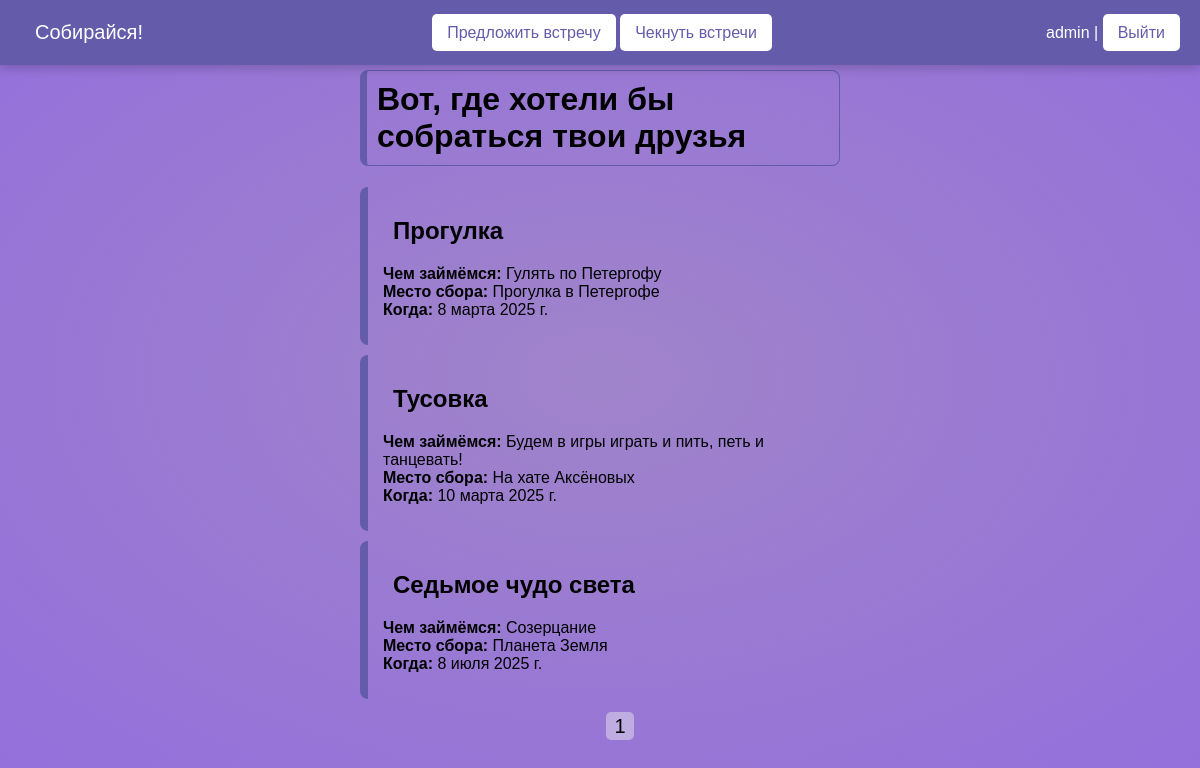
/check/ (signed in), run on an earlier commit of the app's database.
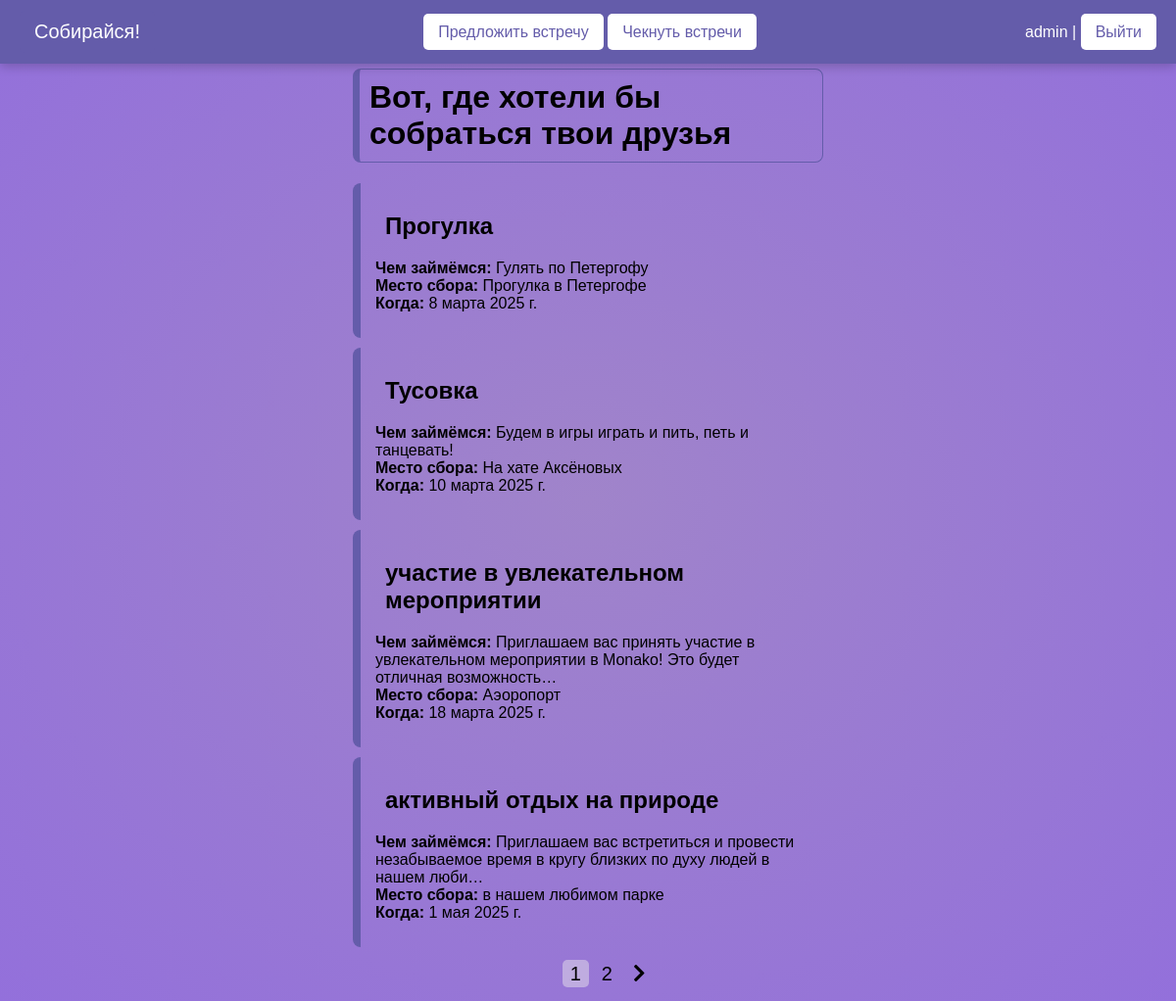
And on a later commit of the database.
### meetings/models.py (models this page shows, shortened)
class Meeting(models.Model):
    author = models.ForeignKey(User, on_delete=models.SET_NULL, null=True)
    reason_to_meet = models.CharField('Повод для встречи', max_length=150)
    meeting_place = models.CharField('Место сбора' ,max_length=255)
    address = models.CharField('Адрес', max_length=150)
    what_to_do = models.TextField('Чем займёмся')
    dress_code = models.CharField('Дресс-код', max_length=150)
    link = models.URLField('Ссылка на место, мероприятие', blank=True)
    date_meeting = models.DateField('Когда собираемся')
    date_create = models.DateField(auto_now_add=True)

### meetings/views.py (the view)
# urls.py: path('check/', views.view_meetings, name='check'),
@login_required
def view_meetings(request):
    meetings = Meeting.objects.all().order_by('date_meeting') # все встречи из базы
    paginator = Paginator(meetings, 4)  # пагинатор по 4 элемента на страницу
    page_number = request.GET.get('page', 1)  # номер страницы из GET-параметра
    page_obj = paginator.get_page(page_number)   # объект страницы
    return render(request, 'meetings/check.html', {'page_obj': page_obj})

### meetings/templates/meetings/check.html (shortened to what this page needs)
{% extends 'base.html' %}
{% load static %}
{% block content %}
<link rel="stylesheet" href="https://cdnjs.cloudflare.com/ajax/libs/font-awesome/5.15.4/css/all.min.css">
<link rel="stylesheet" type="text/css" href="{% static 'meetings/css/check.css' %}"/>
 <div class="container-fluid events-container">
    <h1 class="mb-4 ml-3">Вот, где хотели бы собраться твои друзья</h1>
    <div class="row g-4">
        {% for meeting in page_obj %}
        <div class="col-md-5 col-lg-4">
            <a href="{% url 'meeting_detail' meeting.pk %}" class="card-link">
                <div class="card meeting-card" style="border-left: 8px solid {{ 'rgb(100, 92, 170)' }}">
                    <div class="card-content">
                        <h2 class="card-title">{{ meeting.reason_to_meet }}</h2>
                        <p class="card-text">
                            <strong>Чем займёмся:</strong> {{ meeting.what_to_do|truncatechars:100 }}<br>
                            <strong>Место сбора: </strong> {{ meeting.meeting_place|truncatechars:100 }}<br>
                            <strong>Когда: </strong> {{ meeting.date_meeting }}
                        </p>
                    </div>
                </div>
            </a>
        </div>
        {% endfor %}
    </div>
</div>
    <nav aria-label="Page navigation">
        <ul class="pagination justify-content-center">
            {% for num in page_obj.paginator.page_range %}
                <li class="page-item {% if num == page_obj.number %}active{% endif %}">
                    <a class="page-link" href="?page={{ num }}">{{ num }}</a>
                </li>
            {% endfor %}
            {% if page_obj.has_next %}
                <li class="page-item">
                    <a class="page-link" href="?page={{ page_obj.next_page_number }}">
                        <i class="fas fa-chevron-right"></i>
                    </a>
                </li>
            {% endif %}
        </ul>
    </nav>
</div>
{% endblock %}

### templates/base.html (shortened to what this page needs)
{% load static %}
<!DOCTYPE html>
<html lang="ru">
<head>
    <link rel="stylesheet" type="text/css" href="{% static 'meetings/css/style.css' %}"/>
</head>
<body>
    <div class="header">
        <div class="btn site-name"><a id="home" href="{% url 'home' %}" class="home-button">Собирайся!</a></div>
        <div class="nav-buttons">
            <a class="btn btn-primary" href="{% url 'suggest' %}">Предложить встречу</a>
            <a class="btn btn-primary" href="{% url 'check' %}">Чекнуть встречи</a>
        </div>
        <div class="auth-buttons">
            {% if user.is_authenticated %}
            {{user.username}} | <a href="{% url 'users:logout' %}">Выйти</a>
            {% else %}
            <a class="btn btn-primary" href="{% url 'users:login' %}">Войти</a> <a class="btn btn-primary" href="{% url 'users:register' %}">Регистрация</a>
            {% endif %}
        </div>
    </div>
	<div class="content-text">
{% block content %}
{% endblock %}
</body>
</html>

### meetings/static/meetings/css/style.css (style rules this page uses)
body { background: radial-gradient(ellipse, #A084CA, #9370DB); margin: 0; font-family: Arial, sans-serif; }
.header { position: fixed; top: 0; left: 0; right: 0; background-color: #645CAA; color: white; display: flex; justify-content: space-between; align-items: center; padding: 11px 20px; box-shadow: 0 3px 10px rgba(0, 0, 0, 0.2); z-index: 1000; }
.header a { background-color: #fff; color: #645CAA; border: none; padding: 10px 15px; border-radius: 5px; cursor: pointer; transition: background-color 0.3s; text-decoration: none; }
#home { background-color: #645CAA; color: #fff; text-decoration: none; display: inline-block; transition: transform 0.3s ease; font-size: 20px; }

### meetings/static/meetings/css/check.css (style rules this page uses)
.events-container { margin-left: 30%; margin-top: 70px; max-width: 40%; }
.mb-4 { padding: 10px; border: 1px solid #645CAA; border-left: 7px solid rgb(100, 92, 170); border-radius: 8px; }
.meeting-card { margin-top: 70px; margin: 10px 0; transition: transform 0.3s ease, box-shadow 0.3s ease; border-radius: 8px; overflow: hidden; transform-origin: left center; }
.card-content { padding: 10px 25px 10px 15px; }
.card-title { margin-left: 10px; }
.card-link { text-decoration: none; color: inherit; }
.pagination { margin-top: 20x; list-style: none; display: flex; justify-content: center; gap: 5px; }
.page-item.active .page-link { background-color: #BFACE0; border-color: #BFACE0; }
.page-link { color: #000000; font-size: 20px; font-weight: 500; border: 1px solid EBC7E8; border-radius: 5px; text-align: center; padding: 0.2rem 0.5rem; background-color: inherit; width: 25%; transition: background-color 0.3s ease; text-decoration: none; }

What changed in the data, as far as the page shows it:
no longer on this page (row edited): Meeting: reason_to_meet "Седьмое чудо света", what_to_do "Созерцание", meeting_place "Планета Земля", date_meeting "8 июля 2025 г."
added Meeting: reason_to_meet "участие в увлекательном мероприятии", what_to_do "Приглашаем вас принять участие в увлекательном мероприятии в Monako! Это будет отличная возможность…", meeting_place "Аэоропорт", date_meeting "18 марта 2025 г."
added Meeting: reason_to_meet "активный отдых на природе", what_to_do "Приглашаем вас встретиться и провести незабываемое время в кругу близких по духу людей в нашем люби…", meeting_place "в нашем любимом парке", date_meeting "1 мая 2025 г."
Also different on the page:
new list line: "2"
